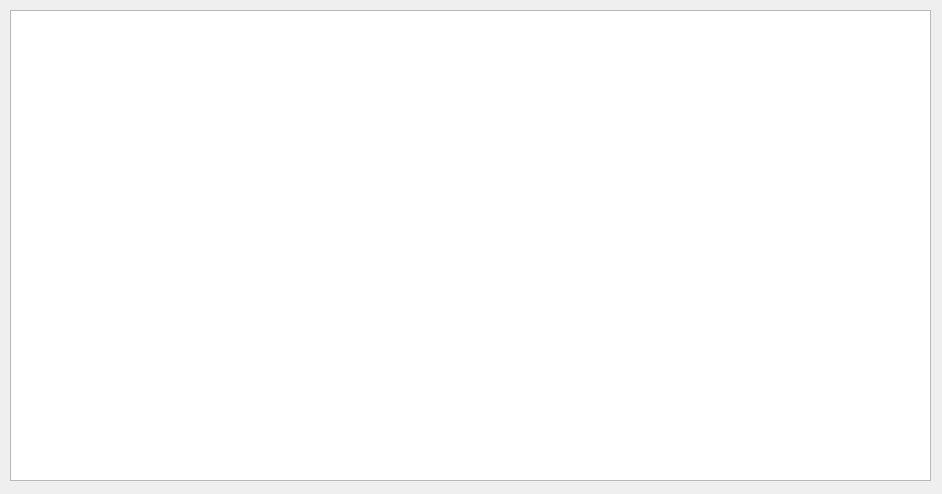
<?xml version="1.0" encoding="UTF-8"?>
<ui version="4.0">
 <class>Form</class>
 <widget class="QWidget" name="Form">
  <property name="geometry">
   <rect>
    <x>0</x>
    <y>0</y>
    <width>942</width>
    <height>494</height>
   </rect>
  </property>
  <property name="windowTitle">
   <string>Form</string>
  </property>
  <widget class="QGraphicsView" name="graphicsView">
   <property name="geometry">
    <rect>
     <x>10</x>
     <y>10</y>
     <width>921</width>
     <height>471</height>
    </rect>
   </property>
   <property name="styleSheet">
    <string notr="true">QGraphicsView{
color: rgb(0,0,0);
}</string>
   </property>
  </widget>
 </widget>
 <resources/>
 <connections/>
</ui>
